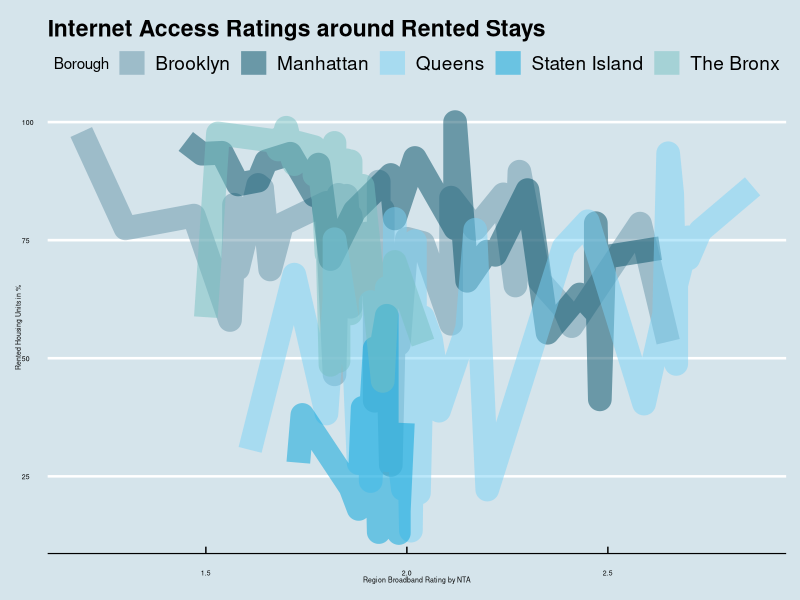
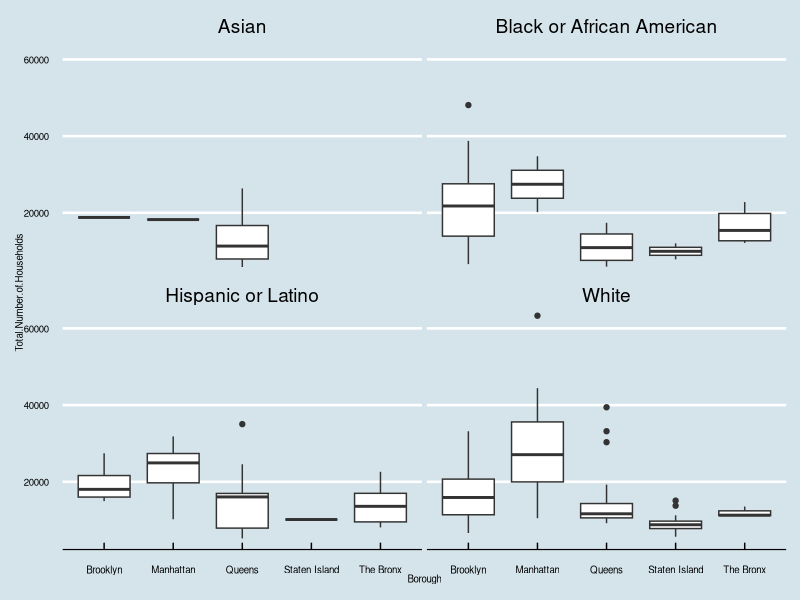
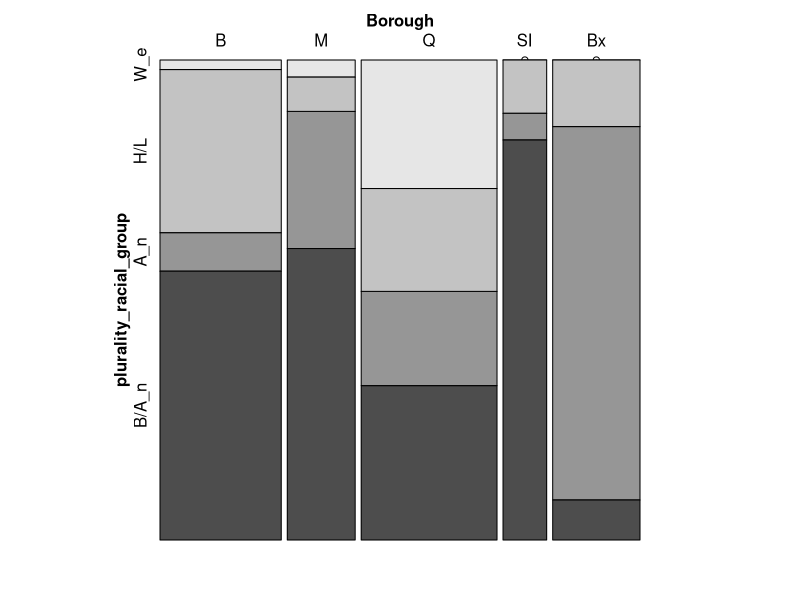
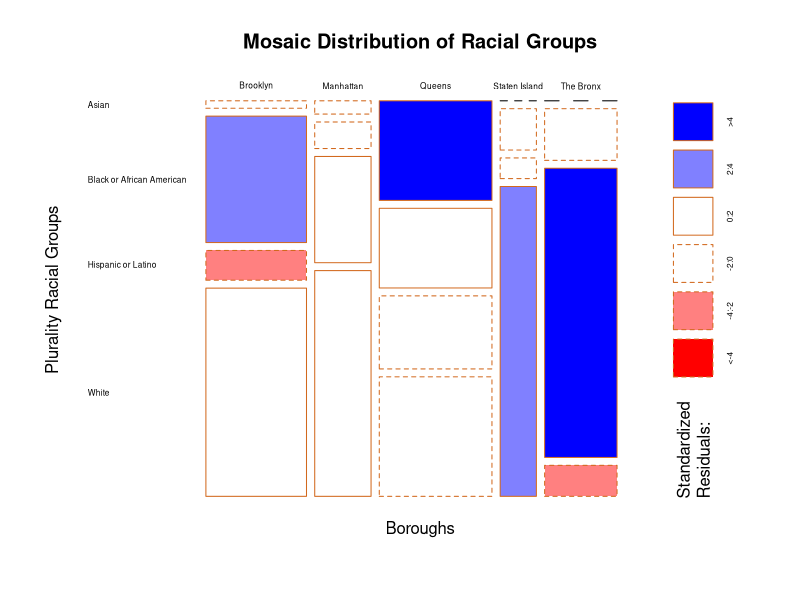
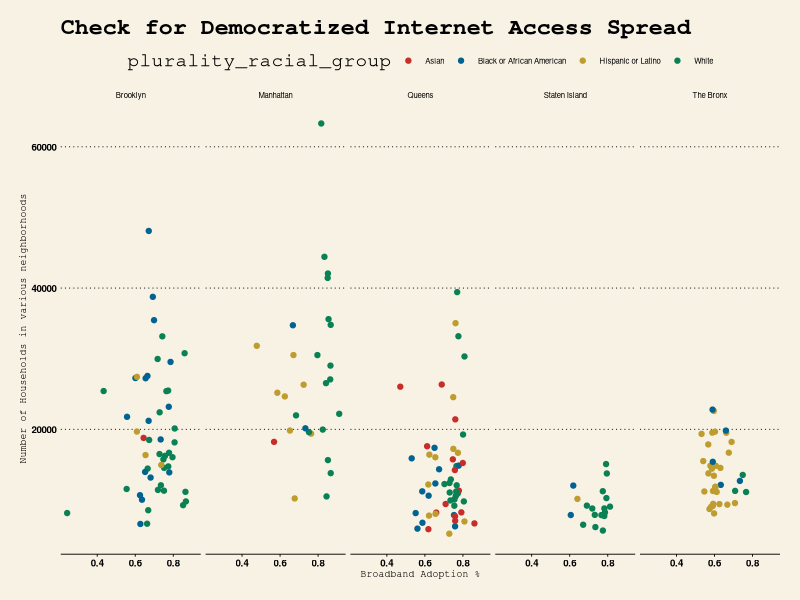
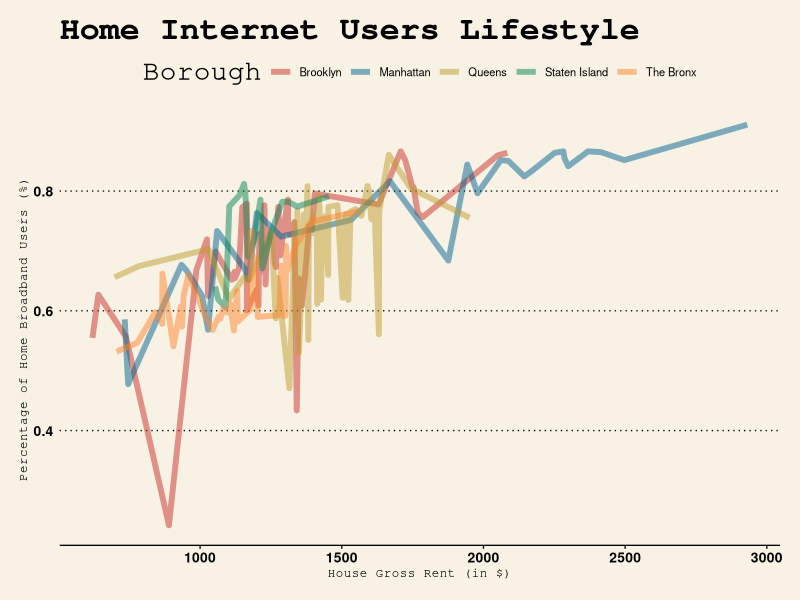
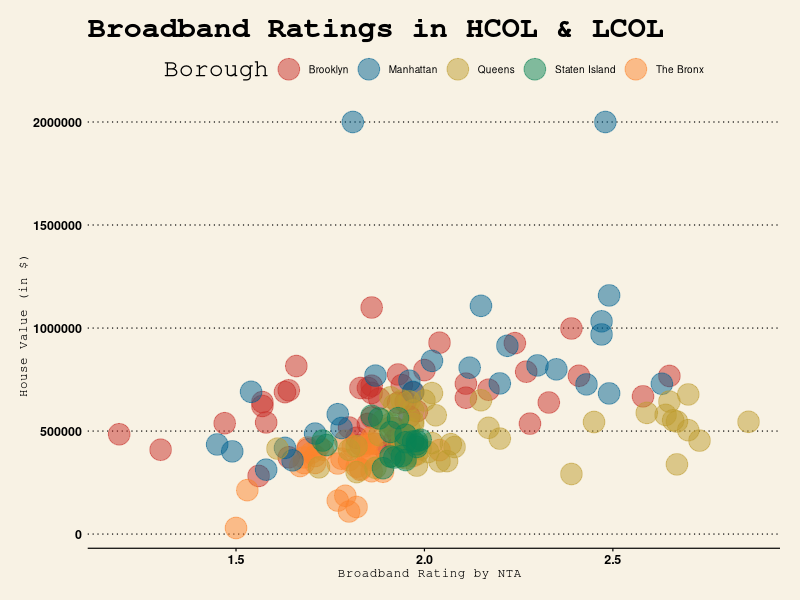
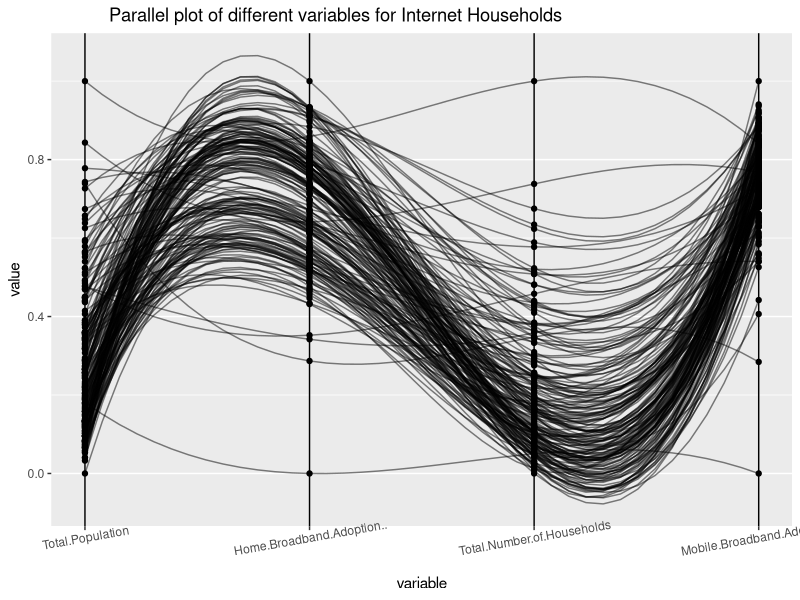

Write R code to recreate these figures, in order.
## ---- chunk 1

library(forcats)
library(tidyr)
library(dplyr)
library(RColorBrewer)
library(ggpubr)
library(ggplot2)
library(ggridges)
library(GGally)
library(ggrepel)
library(vcd)
library(ggthemes)

## ---- chunk 2
data = read.csv(file='data/clean/combined_dataset_no_weird.csv')

data_snap <- select(data, c('Borough',
                          'Neighborhood.Name',
                          'Total.Population',
                          'Total.Number.of.Households',
                          'Per.Capita.Income..in...',
                          'Home.Broadband.Adoption..', 
                          'Residential.Broadband.Choice.Average.by.NTA',
                          'Mobile.Dependent.Households..Percentage.of.Households.' ,
                          'Public.Wi.Fi.in.NYC.Count', 
                          'Mobile.Broadband.Adoption..',
                          'English.only.language..',
                          'Language.other.than.English..',
                          'Native.born.in.US..',
                          'Foreign.born..',
                          'Completed.Bachelors.degree.or.higher..',
                          'Median.House.gross.rent..in...',
                          'Median.House.value..in...', 
                          'Owner.occupied.Housing.unit..',
                          'Total.occupied.Housing.unit..',
                          'Renter.occupied.Housing.unit..',
                          'Work.from.Home...Capable',
                          'Work.from.Home...Incapable',
                          'plurality_racial_group'
                          ))
data_snap$Per.Capita.Income..in... <- data_snap$Per.Capita.Income..in.../1000
data_snap$Mobile.Dependent.Households..Percentage.of.Households. <- data_snap$Mobile.Dependent.Households..Percentage.of.Households. * 100
data_snap$Mobile.Broadband.Adoption.. <- data_snap$Mobile.Broadband.Adoption.. * 100
data_snap$Home.Broadband.Adoption.. <- data_snap$Home.Broadband.Adoption.. * 100

## ---- chunk 3
# Internet Access Ratings around Rented Stays
iar <- ggplot(data, aes(fill=Borough, x=Residential.Broadband.Choice.Average.by.NTA, y=Renter.occupied.Housing.unit..)) +
    geom_line(aes(color=Borough), alpha=.5, size =8) +
    ggtitle("Internet Access Ratings around Rented Stays") +
    xlab("Region Broadband Rating by NTA") +
    ylab("Rented Housing Units in %") +
    theme_economist() + 
    scale_color_economist() +
    theme(axis.title = element_text(size = 5),
    axis.text = element_text(size = 5))

iar
## ---- chunk 4
# Borough wise Household Distribution
bhd <- ggplot(data, aes(x=Borough, y=Total.Number.of.Households)) +
   geom_boxplot() + facet_wrap(~ plurality_racial_group) +
   theme_economist() + 
   scale_color_economist() +
   theme(axis.title = element_text(size = 7),
        axis.text = element_text(size = 7))

bhd
## ---- chunk 5
pcolors <- wsj_pal(palette = "colors6")
freq_count <- data %>%
  group_by(Borough,plurality_racial_group) %>%
  summarize(Freq = n())

# Basic Mosaic Plot of Racial groups residing in different boroughs
fig_mos <- vcd::mosaic( plurality_racial_group ~ Borough,data = freq_count,
             set_labels=list(plurality_racial_group = c("W_e","H/L","A_n","B/A_n"),
                             highlighting_fill = pcolors,
                             Borough = c("B","M","Q","SI","Bx")),direction = c("v","h"))

fig_mos

## ---- chunk 6
# Enhanced Mosaic Plot of Racial groups residing in different boroughs
cex.axis = 0.5
adv_mos <- mosaicplot(data$Borough ~ data$plurality_racial_group, 
           main = "Mosaic Distribution of Racial Groups",
           sub = "",
           ylab = "Plurality Racial Groups",
           xlab = "Boroughs",
           las = 1,
           border = "chocolate",
           cex.axis = 0.5,
           shade = TRUE)

adv_mos
## ---- chunk 7
# Democratized Internet Access Spread
dias <- ggplot(data, aes(Home.Broadband.Adoption..,Total.Number.of.Households)) +
  geom_point(aes(color = plurality_racial_group)) +
  theme_grey(10) +
  facet_grid(~Borough) +
  theme(strip.text = element_text(size = 10, color = "blue"),legend.position = "bottom") +
  xlab("Broadband Adoption %") +
  ylab("Number of Households in various neighborhoods") +
  ggtitle("Check for Democratized Internet Access Spread") +
  theme_wsj(base_size = 7,) +
  scale_colour_wsj("colors6") +
  theme(axis.title=element_text(size=7))

dias
## ---- chunk 8
# Home Internet Users Lifestyle
wsj_plot <- ggplot(data, aes(fill=Borough, y=Home.Broadband.Adoption.., x=Median.House.gross.rent..in...)) +
    geom_line(aes(color=Borough), alpha=.5, size =2) +
    ggtitle("Home Internet Users Lifestyle") +
    ylab("Percentage of Home Broadband Users (%) ") +
    xlab("House Gross Rent (in $)") +
    theme_wsj(base_size = 10,) +
    scale_colour_wsj("colors6") +
    theme(axis.title=element_text(size=9))

wsj_plot

## ---- chunk 9

# Broadband Ratings in HCOL & LCOL
wsj_plot2 <- ggplot(data, aes(fill=Borough, x=Residential.Broadband.Choice.Average.by.NTA, y=Median.House.value..in...)) +
    geom_point(aes(color=Borough), alpha=.5, size =7) +
    ggtitle("Broadband Ratings in HCOL & LCOL") +
    xlab("Broadband Rating by NTA ") +
    ylab("House Value (in $)") +
    theme_wsj(base_size = 9,) +
    scale_colour_wsj("colors6") +
    theme(axis.title=element_text(size=9))

wsj_plot2

## ---- chunk 10

# Parallel Coordinates Plot of Variables
ppcoord_plot <- ggparcoord(data, columns = c(4,7,6,8), alphaLines = 0.5,scale = "uniminmax", splineFactor = 10, showPoints = TRUE) +
  theme(legend.position = "none",plot.title = element_text(hjust = 0.2)) +
  scale_color_manual(values = c("grey70")) +
  ggtitle("Parallel plot of different variables for Internet Households") +
  geom_vline(xintercept = 1:4, color = "black") +
  theme(axis.text.x = element_text(angle=10))

ppcoord_plot
